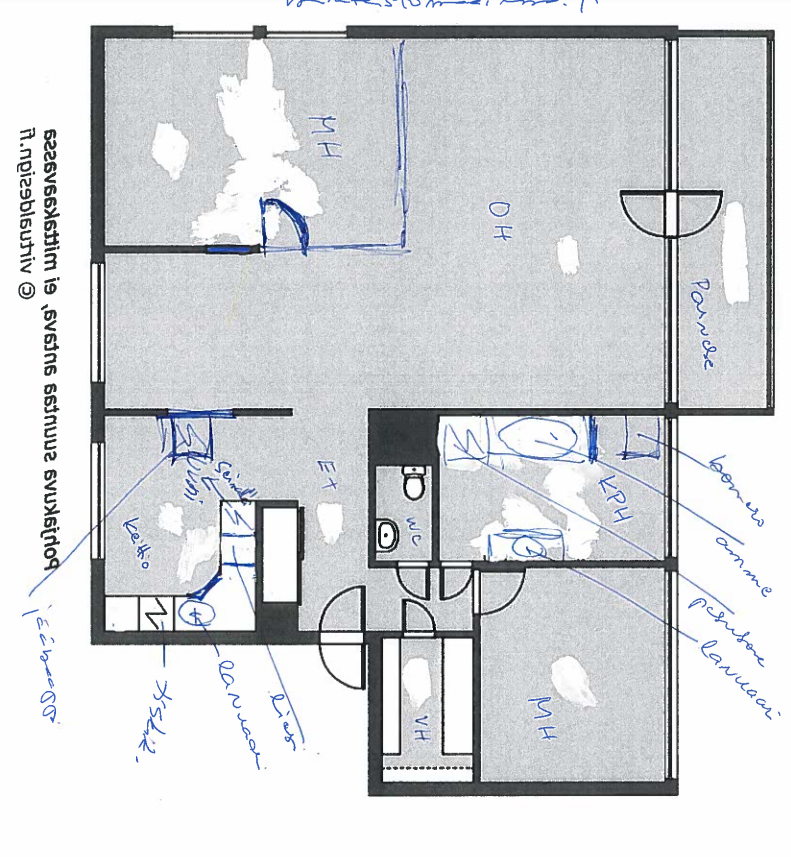
#> input picture new/F1_original (13).png, 791 x 857 px
$ python -i floor_plan_classifier.py   (imports and definitions only)   (older library calls are emulated)
#> lines starting #> are read from the running program, lines starting #| are printed output that depends on the picture; after the words box and inside, x2 and y2 are one past the last pixel; in counts of white or black regions, pixels touching at a corner belong together
import cv2
import numpy as np
import pickle
class AppraisalVision:
    def __init__(self):
        self.model = pickle.load(open("rf_model_max.pkl","rb"))
#> (reads rf_model_max.pkl from the repository)
    def saturation_check(self,image):
        img_hsv = cv2.cvtColor(image, cv2.COLOR_BGR2HSV)
        saturation = img_hsv[:, :, 1].mean()
        return saturation

    def dominant_color_extraction(self,image):
        colors, counts = np.unique(image.reshape(-1, 1), axis=0, return_counts=True)
        index = list(counts).index(max(counts))
        return colors[index][0]
    def color_pellete_extraction(self,image):
        colors, counts = np.unique(image.reshape(-1, 3), axis=0, return_counts=True)
        return len(colors)
    def lines_count(self,image):

        gray = cv2.cvtColor(image,cv2.COLOR_BGR2GRAY)

        kernel_size = 5
        blur_gray = cv2.GaussianBlur(gray,(kernel_size, kernel_size),0)
        low_threshold = 50
        high_threshold = 150
        edges = cv2.Canny(blur_gray, low_threshold, high_threshold)
        rho = 1
        theta = np.pi / 180
        threshold = 15
        min_line_length = 50
        max_line_gap = 20
        line_image = np.copy(image) * 0

        lines = cv2.HoughLinesP(edges, rho, theta, threshold, np.array([]),
                            min_line_length, max_line_gap)
        if lines is None or len(lines)==0:
            return 0
        else:
            return len(lines)

    def contour_count(self,image):

        gray=cv2.cvtColor(image,cv2.COLOR_BGR2GRAY)
        gray=255-gray
        kernel = np.array([[0,-1,0], [0,5,0], [0,-1,0]])
        gray = cv2.filter2D(gray, -1, kernel)
        contours,hierarchy = cv2.findContours(gray,cv2.RETR_LIST ,cv2.CHAIN_APPROX_NONE )
        if contours is None or len(contours)==0:
            return 0
        else:
            return len(contours)

    def process_laplacian(self,image):
        image=cv2.cvtColor(image,cv2.COLOR_BGR2GRAY)
        image = np.asarray(image)
        image = image / 255.0
        laplacian= cv2.Laplacian(image, cv2.CV_64F)
        return laplacian.max(),laplacian.var()
    def floor_plan_classifier(self,image_path):
#> called with image_path = 'new/F1_original (13).png'
        image = cv2.imread(image_path)
#> image is the input picture: shape (857, 791, 3); mean B, G, R 216.2, 213.3, 210.7
        image = cv2.resize(image, (500, 500))
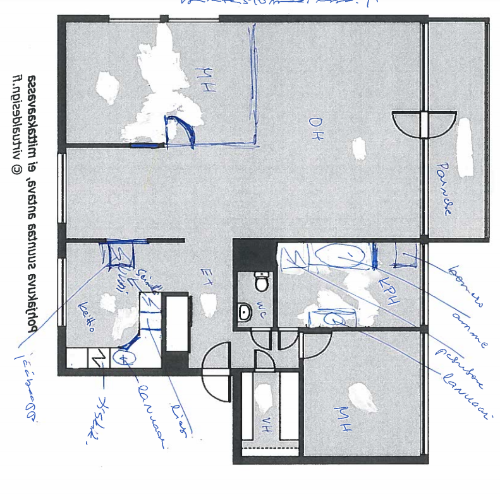
#> image: shape (500, 500, 3); mean B, G, R 216.1, 213.2, 210.6
        features= [self.saturation_check(image),self.dominant_color_extraction(image),
                   self.color_pellete_extraction(image),self.lines_count(image),
                   self.contour_count(image),self.process_laplacian(image)[1]]
#> in saturation_check, `img_hsv = cv2.cvtColor(image, cv2.COLOR_BGR2HSV)`: img_hsv: shape (500, 500, 3); mean H, S, V 65, 8.4, 216.2
#> in saturation_check, `saturation = img_hsv[:, :, 1].mean()`: saturation = 8.4
#> in dominant_color_extraction, `colors, counts = np.unique(image.reshape(-1, 1), axis=0, return_counts..`: colors = 251 values from 3 to 255; counts = 251 values, max 226680 at index 249, min 1 at index 0, mean 2988
#> in dominant_color_extraction, `index = list(counts).index(max(counts))`: index = 249
#> in lines_count, `gray = cv2.cvtColor(image,cv2.COLOR_BGR2GRAY)`:
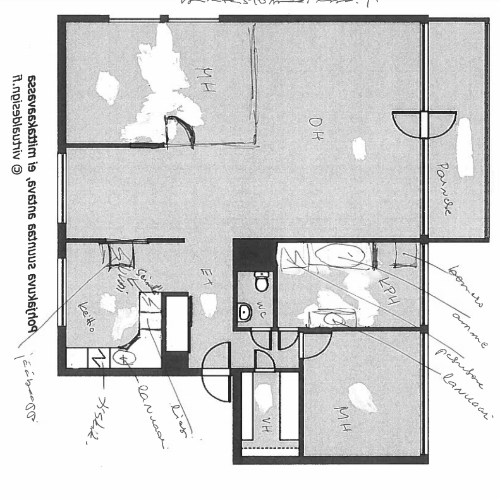
#> gray: shape (500, 500); min 5, max 255, mean 212.7
#> in lines_count, `blur_gray = cv2.GaussianBlur(gray,(kernel_size, kernel_size),0)`:
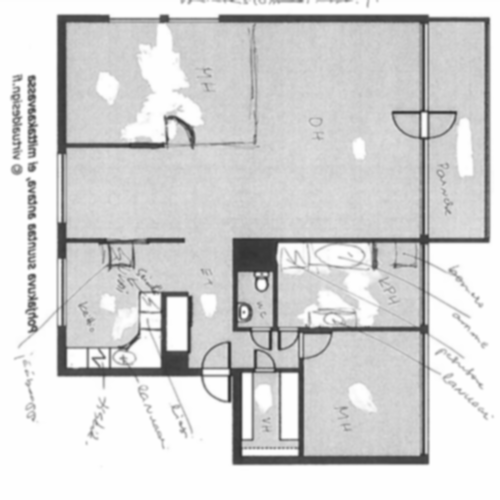
#> blur_gray: shape (500, 500); min 50, max 254, mean 212.8
#> in lines_count, `edges = cv2.Canny(blur_gray, low_threshold, high_threshold)`:
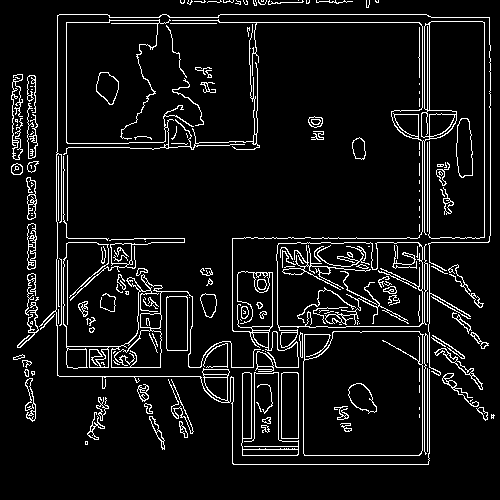
#> edges: shape (500, 500); 7.5% white in thin lines or dots
#> in lines_count, `line_image = np.copy(image) * 0`: line_image: shape (500, 500, 3); every value is 0
#> in lines_count, `lines = cv2.HoughLinesP(edges, rho, theta, threshold, np.array([]), mi..`: lines = 223 rows, first 6: [232, 238, 489, 238], [427, 231, 427, 15], [429, 460, 429, 16], [424, 464, 424, 137], [422, 464, 422, 136], [66, 153, 66, 22]
#> in contour_count, `gray=255-gray`:
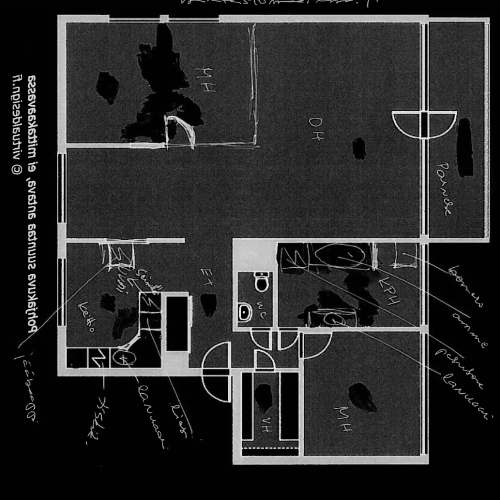
#> gray: shape (500, 500); min 0, max 250, mean 42.3
#> in contour_count, `gray = cv2.filter2D(gray, -1, kernel)`:
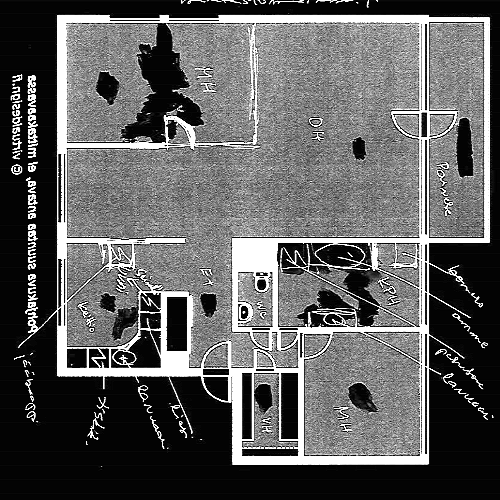
#> gray: shape (500, 500); min 0, max 255, mean 95.2
#> in contour_count, `contours,hierarchy = cv2.findContours(gray,cv2.RETR_LIST ,cv2.CHAIN_AP..`: contours = 2952 contours, 2810 with area under 20; largest, box (x1, y1, x2, y2) and area: (0, 0, 500, 500) 248949, (231, 464, 430, 468) 462, (274, 236, 420, 239) 288, (289, 11, 430, 15) 280, (241, 453, 299, 457) 156
#> in process_laplacian, `laplacian= cv2.Laplacian(image, cv2.CV_64F)`:
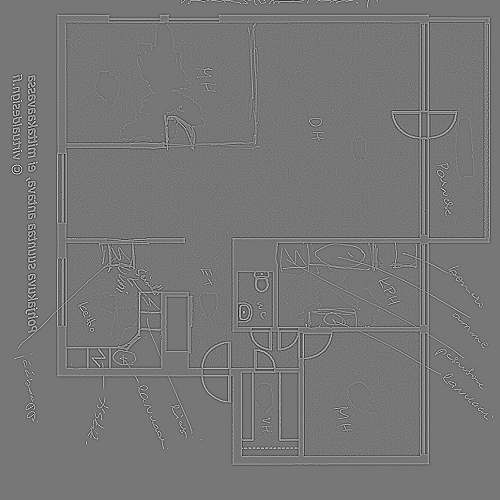
#> laplacian: shape (500, 500) float64; min -1.98, max 2.26, mean 2.34e-05; drawn with min black and max white
#> features = [8.4, 254, 20532, 223, 2952, 0.0627]
        features=np.array(features)
        features=features.reshape(1,-1)
#> features = [[8.4, 254, 20532, 223, 2952, 0.0627]]
        return self.model.predict(features)[0]

>>> result = AppraisalVision().floor_plan_classifier('new/F1_original (13).png')
#> result = 1
